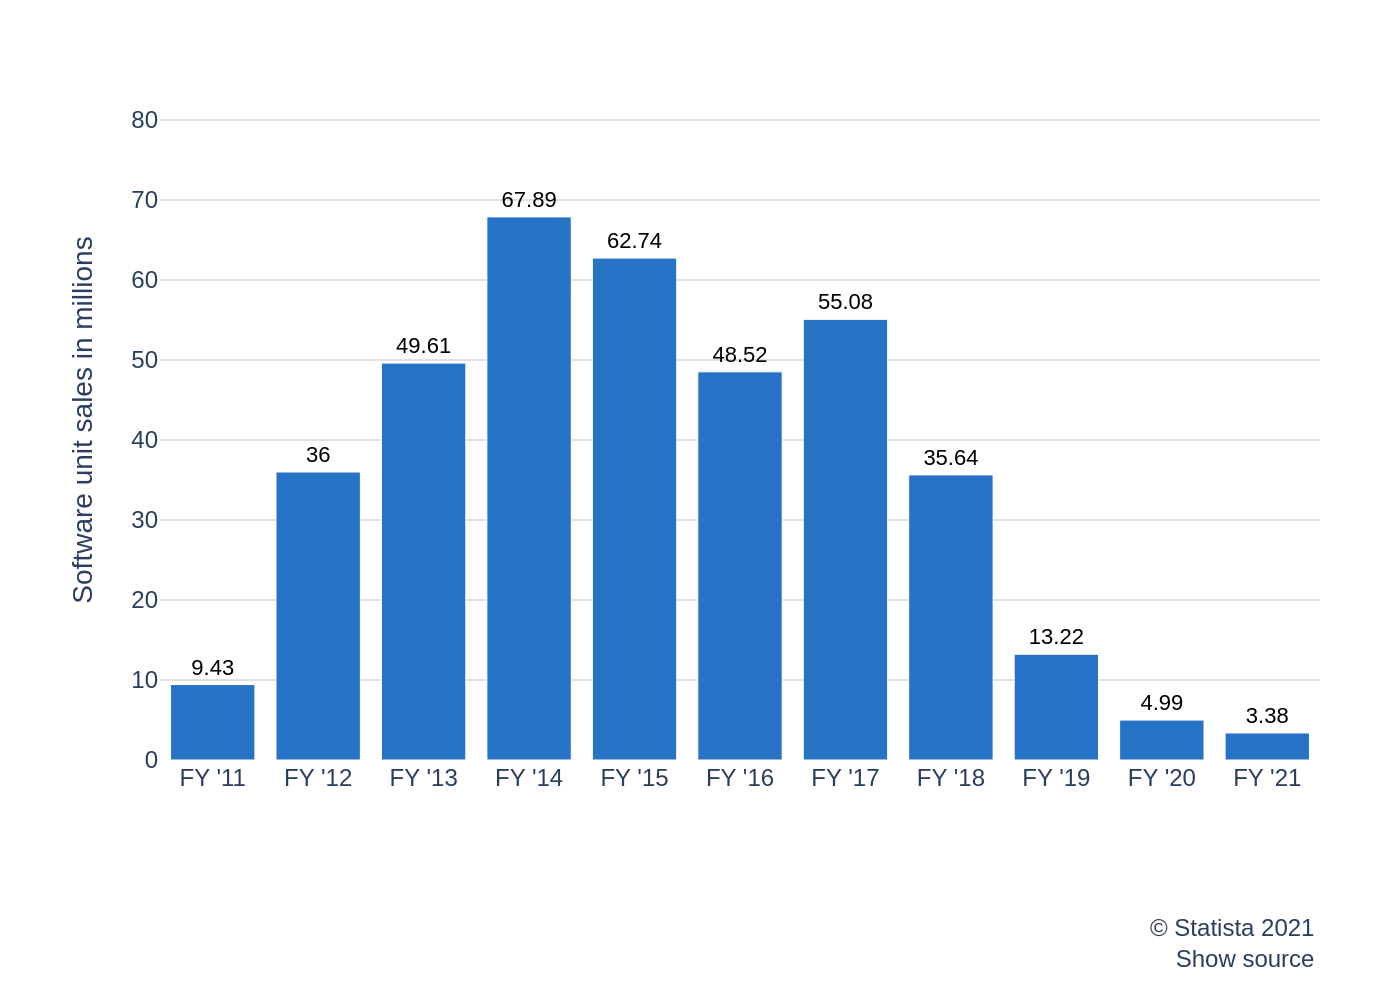

Source code (Python):
import sys
import json
import os
import plotly.graph_objects as go

if len(sys.argv) != 2:
    print(f"Usage: python {os.path.basename(__file__)} <json_file_path>")
    sys.exit(1)

json_file_path = sys.argv[1]

if not os.path.exists(json_file_path):
    print(f"Error: File not found at {json_file_path}")
    sys.exit(1)

with open(json_file_path, 'r', encoding='utf-8') as f:
    config = json.load(f)

chart_data = config['chart_data']
texts = config['texts']
colors = config['colors']

x_values = [item['category'] for item in chart_data]
y_values = [item['value'] for item in chart_data]

fig = go.Figure()

fig.add_trace(go.Bar(
    x=x_values,
    y=y_values,
    text=y_values,
    textposition='outside',
    cliponaxis=False,
    marker_color=colors[0],
    hoverinfo='none',
    textfont=dict(
        family="Arial",
        size=11,
        color='black'
    )
))

fig.update_layout(
    template='plotly_white',
    font=dict(family="Arial", size=12),
    yaxis_title=texts.get('y_axis_title'),
    showlegend=False,
    margin=dict(l=80, r=40, t=40, b=120),
    yaxis=dict(
        range=[0, 85],
        showgrid=True,
        gridcolor='#e0e0e0',
        zeroline=False,
        tickmode='array',
        tickvals=[0, 10, 20, 30, 40, 50, 60, 70, 80]
    ),
    xaxis=dict(
        showgrid=False
    ),
    annotations=[
        dict(
            showarrow=False,
            text=texts.get('source', ''),
            xref="paper", yref="paper",
            x=1.0, y=-0.22,
            xanchor='right', yanchor='top',
            align='right'
        )
    ]
)

output_filename_base = os.path.splitext(json_file_path)[0]
output_image_path = f"{output_filename_base}.png"

fig.write_image(output_image_path, scale=2)

print(f"Chart saved to {output_image_path}")
